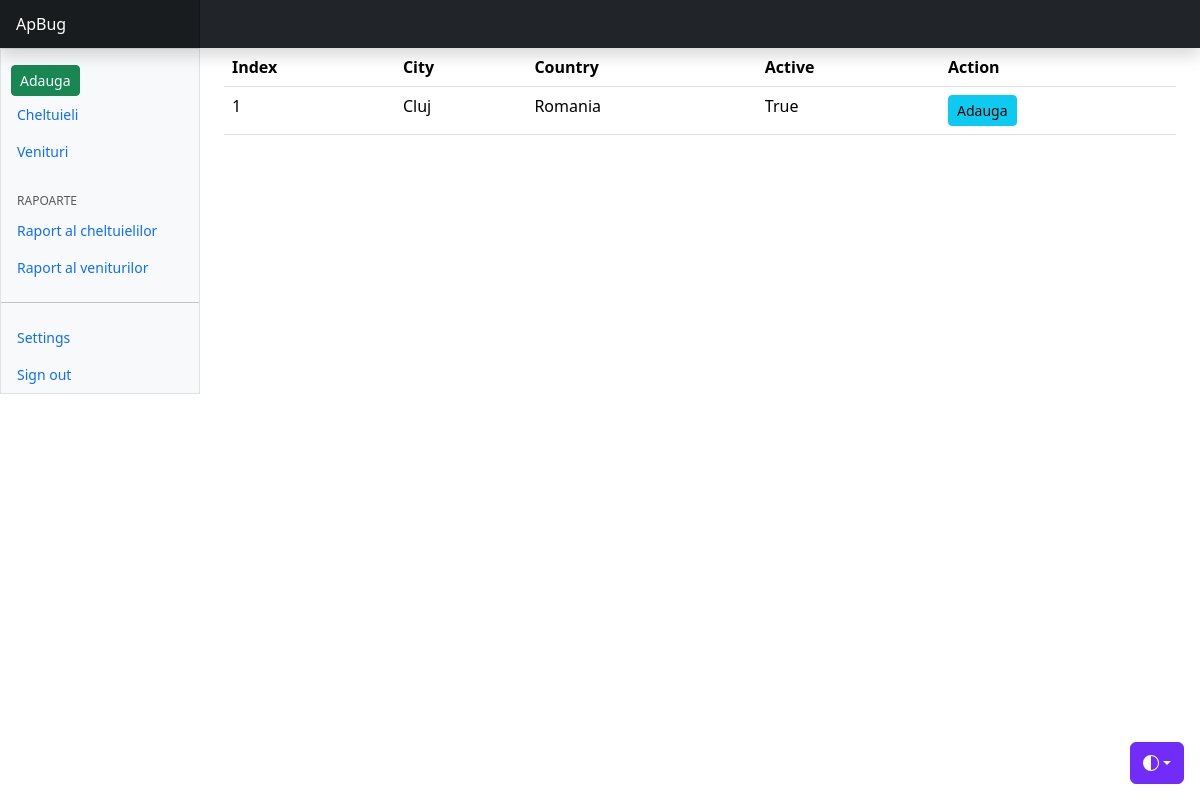
The page /transactions/ on the database as committed earlier.
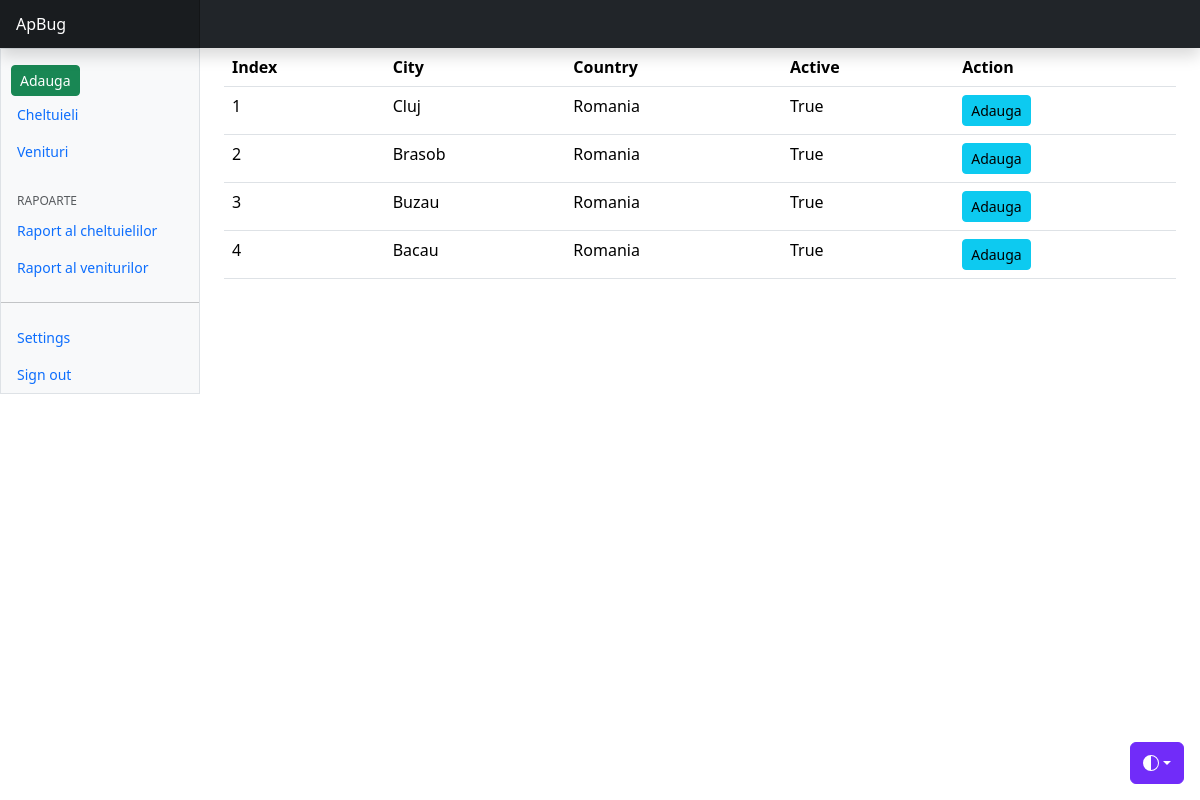
The same page on the database as committed later.
### aplicatie/models.py (models this page shows, shortened)
class BudgetTransaction(models.Model):
    city = models.CharField(max_length=100)
    country = models.CharField(max_length=90)
    active = models.BooleanField(default=True)

### aplicatie/views.py (the view)
# urls.py: path('', views.BudgetTransactionView.as_view(), name='transactions_list'),
class BudgetTransactionView(ListView):
    model = BudgetTransaction
    template_name = 'aplicatie/transactions_index.html'

### templates/aplicatie/transactions_index.html
{% extends 'base.html' %}
{% block title %}
<table class="table">
    <thead>
        <tr>
            <th>Index</th>
            <th>City</th>
            <th>Country</th>
            <th>Active</th>
            <th>Action</th>
        </tr>
    </thead>
    <tbody>
        {% for item in budgettransaction_list %}
            <tr>
                <td>{{ forloop.counter }}</td>
                <td>{{ item.city }}</td>
                <td>{{ item.country }}</td>
                <td>{{ item.active }}</td>
                <td>
                    <a class="btn btn-info btn-sm" href="{% url 'transactions:adaugare' %}">Adauga</a>
                </td>
            </tr>
        {% endfor %}
    </tbody>
</table>
{% endblock %}

### templates/base.html (shortened to what this page needs)
{% load static %}
<html lang="en" data-bs-theme="auto">
    <head><script src="/docs/5.3/assets/js/color-modes.js"></script>
        <link rel="stylesheet" href="https://cdn.jsdelivr.net/npm/@docsearch/css@3">
        <link href= "{% static 'css/bootstrap.min.css' %}"
              rel="stylesheet">
        <link href="{% static 'css/main.css' %}"
              rel="stylesheet">
        <link href="{% static  'css/dashboard.css' %}"
              rel="stylesheet">
        <link href="{% static  'css/bootstrap-icons.min.css' %}"
              rel="stylesheet">
    </head>
    <body>
        <div class="dropdown position-fixed bottom-0 end-0 mb-3 me-3 bd-mode-toggle">
            <button class="btn btn-bd-primary py-2 dropdown-toggle d-flex align-items-center"
                    id="bd-theme"
                    type="button"
                    aria-expanded="false"
                    data-bs-toggle="dropdown"
                    aria-label="Toggle theme (auto)">
                <svg class="bi my-1 theme-icon-active" width="1em" height="1em"><use href="#circle-half"></use></svg>
            </button>
        </div>
        <header class="navbar sticky-top bg-dark flex-md-nowrap p-0 shadow" data-bs-theme="dark">
            <a class="navbar-brand col-md-3 col-lg-2 me-0 px-3 fs-6 text-white" href="#">ApBug</a>
        </header>
        <div class="container-fluid">
            <div class="row">
                {% include 'aplicatie/sidebar.html' %}
                <main class="col-md-9 ms-sm-auto col-lg-10 px-md-4">
                    {% block title %}
                    {% endblock %}
                </main>
            </div>
        </div>
    </body>
</html>

### templates/aplicatie/sidebar.html (shortened to what this page needs)
{% load static %}
    <div class="sidebar border border-right col-md-3 col-lg-2 p-0 bg-body-tertiary">
                    <div class="offcanvas-md offcanvas-end bg-body-tertiary" tabindex="-1" id="sidebarMenu" aria-labelledby="sidebarMenuLabel">
                        <div class="offcanvas-body d-md-flex flex-column p-0 pt-lg-3 overflow-y-auto">
                            <ul class="nav flex-column">
                                <li class="nav-item">
                                    <a class="btn btn-success btn-sm"  style="margin-left: 10px"
                                       href="{% url 'transactions:adaugare' %}">Adauga</a>
                                </li>
                                <li class="nav-item">
                                    <a class="nav-link d-flex align-items-center gap-2" href="{% url 'transactions:cheltuieli' %}">
                                        Cheltuieli
                                    </a>
                                </li>
                                <li class="nav-item">
                                    <a class="nav-link d-flex align-items-center gap-2" href="{% url 'transactions:venituri' %}">
                                        Venituri
                                    </a>
                                </li>
                            </ul>
                            <h6 class="sidebar-heading d-flex justify-content-between align-items-center px-3 mt-4 mb-1 text-body-secondary text-uppercase">
                                <span>Rapoarte</span>
                            </h6>
                            <ul class="nav flex-column mb-auto">
                                <li class="nav-item">
                                    <a class="nav-link d-flex align-items-center gap-2" href="{% url 'transactions:raport_cheltuieli' %}">
                                        Raport al cheltuielilor
                                    </a>
                                </li>
                                <li class="nav-item">
                                    <a class="nav-link d-flex align-items-center gap-2" href="{% url 'transactions:raport_venituri' %}">
                                        Raport al veniturilor
                                    </a>
                                </li>
                            </ul>
                            <hr class="my-3">
                            <ul class="nav flex-column mb-auto">
                                <li class="nav-item">
                                    <a class="nav-link d-flex align-items-center gap-2" href="#">
                                        Settings
                                    </a>
                                </li>
                                <li class="nav-item">
                                    <a class="nav-link d-flex align-items-center gap-2" href="#">
                                        Sign out
                                    </a>
                                </li>
                            </ul>
                        </div>
                    </div>
                </div>

### static/css/main.css (style rules this page uses)
.bi { vertical-align: -.125em; fill: currentColor; }
.btn-bd-primary { --bd-violet-bg: #712cf9; --bd-violet-rgb: 112.520718, 44.062154, 249.437846; --bs-btn-font-weight: 600; --bs-btn-color: var(--bs-white); --bs-btn-bg: var(--bd-violet-bg); --bs-btn-border-color: var(--bd-violet-bg); --bs-btn-hover-color: var(--bs-white); --bs-btn-hover-bg: #6528e0; --bs-btn-hover-border-color: #6528e0; --bs-btn-focus-shadow-rgb: var(--bd-violet-rgb); --bs-btn-active-color: var(--bs-btn-hover-color); --bs-btn-active-bg: #5a23c8; --bs-btn-active-border-color: #5a23c8; }
.bd-mode-toggle { z-index: 1500; }

### static/css/dashboard.css (style rules this page uses)
.sidebar .nav-link { font-size: .875rem; font-weight: 500; }
.sidebar-heading { font-size: .75rem; }
.navbar-brand { padding-top: .75rem; padding-bottom: .75rem; background-color: rgba(0, 0, 0, .25); box-shadow: inset -1px 0 0 rgba(0, 0, 0, .25); }

Rows that differ between the two databases and show on the page:
added BudgetTransaction: city "Brasob", country "Romania", active "True"
added BudgetTransaction: city "Buzau", country "Romania", active "True"
added BudgetTransaction: city "Bacau", country "Romania", active "True"
